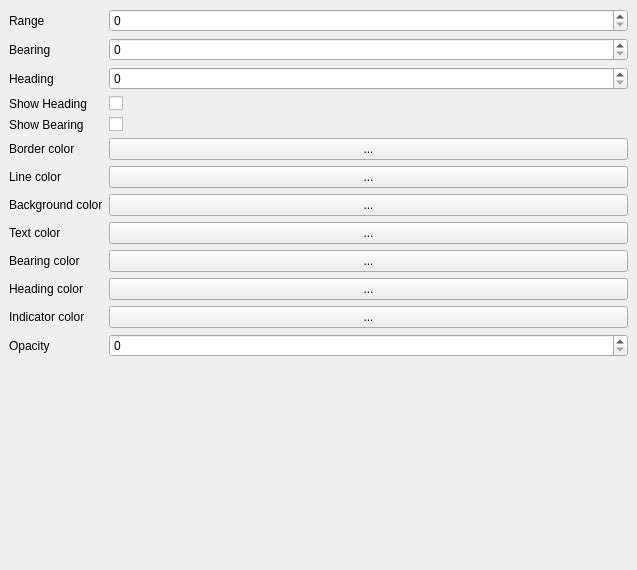
<?xml version="1.0" encoding="UTF-8"?>
<ui version="4.0">
 <class>MainWindow</class>
 <widget class="QMainWindow" name="MainWindow">
  <property name="geometry">
   <rect>
    <x>0</x>
    <y>0</y>
    <width>637</width>
    <height>570</height>
   </rect>
  </property>
  <property name="windowTitle">
   <string>Compass Test</string>
  </property>
  <widget class="QWidget" name="centralwidget">
   <layout class="QVBoxLayout" name="verticalLayout">
    <item>
     <layout class="QFormLayout" name="formLayout">
      <item row="0" column="0">
       <widget class="QLabel" name="label">
        <property name="text">
         <string>Range</string>
        </property>
       </widget>
      </item>
      <item row="0" column="1">
       <widget class="QSpinBox" name="range">
        <property name="minimum">
         <number>0</number>
        </property>
        <property name="maximum">
         <number>360</number>
        </property>
       </widget>
      </item>
      <item row="1" column="0">
       <widget class="QLabel" name="label_2">
        <property name="text">
         <string>Bearing</string>
        </property>
       </widget>
      </item>
      <item row="1" column="1">
       <widget class="QSpinBox" name="bearing">
        <property name="minimum">
         <number>0</number>
        </property>
        <property name="maximum">
         <number>360</number>
        </property>
       </widget>
      </item>
      <item row="2" column="0">
       <widget class="QLabel" name="label_3">
        <property name="text">
         <string>Heading</string>
        </property>
       </widget>
      </item>
      <item row="2" column="1">
       <widget class="QSpinBox" name="heading">
        <property name="minimum">
         <number>0</number>
        </property>
        <property name="maximum">
         <number>360</number>
        </property>
       </widget>
      </item>
      <item row="3" column="0">
       <widget class="QLabel" name="label_4">
        <property name="text">
         <string>Show Heading</string>
        </property>
       </widget>
      </item>
      <item row="3" column="1">
       <widget class="QCheckBox" name="showHeading">
        <property name="text">
         <string/>
        </property>
       </widget>
      </item>
      <item row="4" column="0">
       <widget class="QLabel" name="label_5">
        <property name="text">
         <string>Show Bearing</string>
        </property>
       </widget>
      </item>
      <item row="4" column="1">
       <widget class="QCheckBox" name="showBearing">
        <property name="text">
         <string/>
        </property>
       </widget>
      </item>
      <item row="5" column="0">
       <widget class="QLabel" name="borderColorLabel">
        <property name="text">
         <string>Border color</string>
        </property>
       </widget>
      </item>
      <item row="6" column="0">
       <widget class="QLabel" name="lineColorLabel">
        <property name="text">
         <string>Line color</string>
        </property>
       </widget>
      </item>
      <item row="7" column="0">
       <widget class="QLabel" name="backgroundColorLabel">
        <property name="text">
         <string>Background color</string>
        </property>
       </widget>
      </item>
      <item row="8" column="0">
       <widget class="QLabel" name="textColorLabel">
        <property name="text">
         <string>Text color</string>
        </property>
       </widget>
      </item>
      <item row="9" column="0">
       <widget class="QLabel" name="bearingColorLabel">
        <property name="text">
         <string>Bearing color</string>
        </property>
       </widget>
      </item>
      <item row="10" column="0">
       <widget class="QLabel" name="headingColorLabel">
        <property name="text">
         <string>Heading color</string>
        </property>
       </widget>
      </item>
      <item row="11" column="0">
       <widget class="QLabel" name="indicatorColorLabel">
        <property name="text">
         <string>Indicator color</string>
        </property>
       </widget>
      </item>
      <item row="5" column="1">
       <widget class="QPushButton" name="borderColor">
        <property name="text">
         <string>...</string>
        </property>
       </widget>
      </item>
      <item row="6" column="1">
       <widget class="QPushButton" name="lineColor">
        <property name="text">
         <string>...</string>
        </property>
       </widget>
      </item>
      <item row="7" column="1">
       <widget class="QPushButton" name="backgroundColor">
        <property name="text">
         <string>...</string>
        </property>
       </widget>
      </item>
      <item row="8" column="1">
       <widget class="QPushButton" name="textColor">
        <property name="text">
         <string>...</string>
        </property>
       </widget>
      </item>
      <item row="9" column="1">
       <widget class="QPushButton" name="bearingColor">
        <property name="text">
         <string>...</string>
        </property>
       </widget>
      </item>
      <item row="10" column="1">
       <widget class="QPushButton" name="headingColor">
        <property name="text">
         <string>...</string>
        </property>
       </widget>
      </item>
      <item row="11" column="1">
       <widget class="QPushButton" name="indicatorColor">
        <property name="text">
         <string>...</string>
        </property>
       </widget>
      </item>
      <item row="12" column="0">
       <widget class="QLabel" name="opacityLabel">
        <property name="text">
         <string>Opacity</string>
        </property>
       </widget>
      </item>
      <item row="12" column="1">
       <widget class="QSpinBox" name="opacitySpinBox">
        <property name="maximum">
         <number>100</number>
        </property>
       </widget>
      </item>
     </layout>
    </item>
    <item>
     <widget class="QCompass" name="compass" native="true">
      <property name="sizePolicy">
       <sizepolicy hsizetype="Expanding" vsizetype="Fixed">
        <horstretch>0</horstretch>
        <verstretch>0</verstretch>
       </sizepolicy>
      </property>
      <property name="minimumSize">
       <size>
        <width>0</width>
        <height>48</height>
       </size>
      </property>
     </widget>
    </item>
   </layout>
  </widget>
  <widget class="QMenuBar" name="menubar">
   <property name="geometry">
    <rect>
     <x>0</x>
     <y>0</y>
     <width>637</width>
     <height>22</height>
    </rect>
   </property>
  </widget>
 </widget>
 <customwidgets>
  <customwidget>
   <class>QCompass</class>
   <extends>QWidget</extends>
   <header>qcompass/qcompass.h</header>
   <container>1</container>
  </customwidget>
 </customwidgets>
 <resources/>
 <connections/>
</ui>
